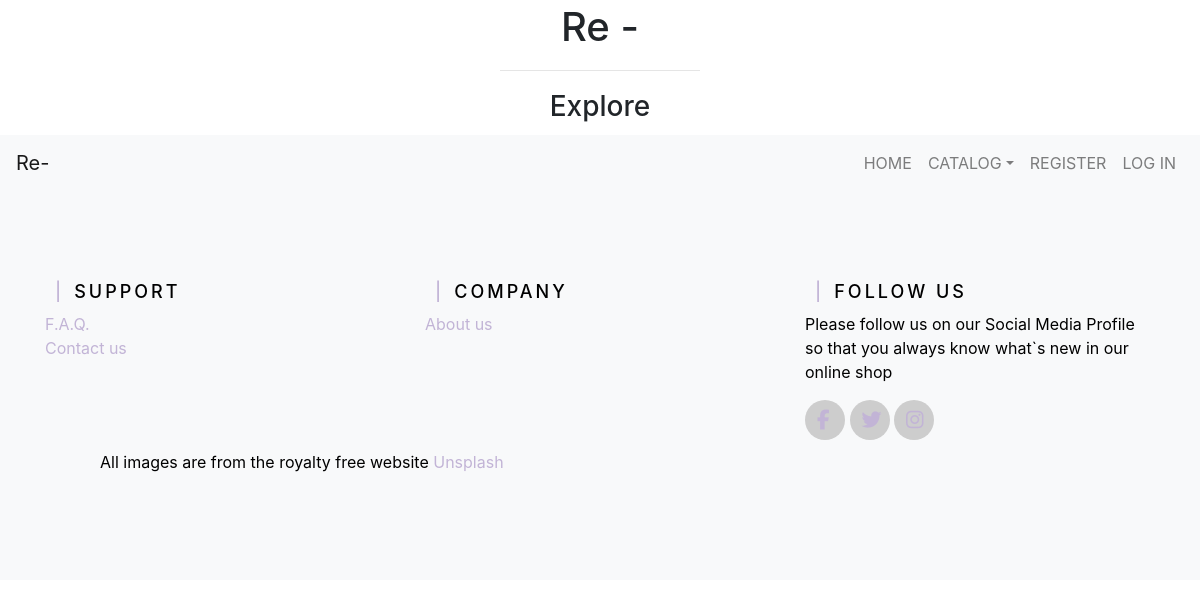
Before: /reuse/other/ with the older database file.
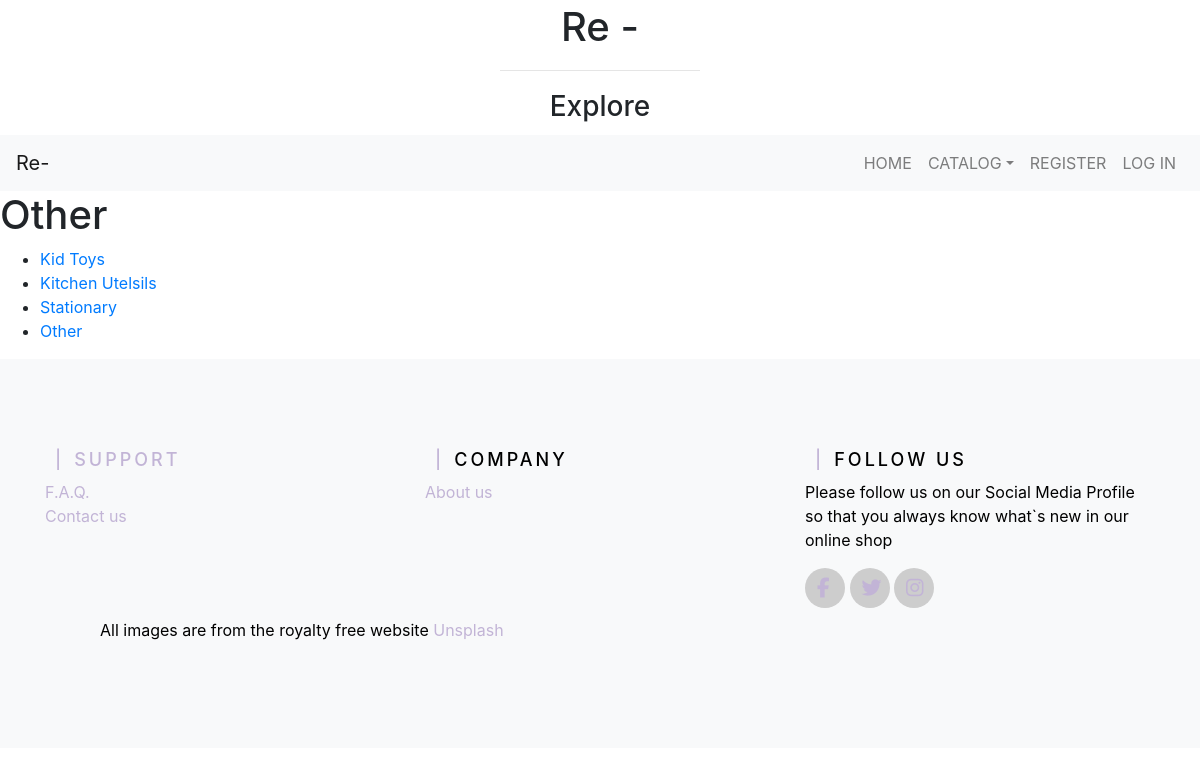
After: the same page with the newer database file.
### reuse/models.py (models this page shows, shortened)
class Category(models.Model):
    name = models.CharField(max_length = 128, unique = True)
    slug = models.SlugField(unique = True)
    class Meta:
        verbose_name_plural = "categories"

class Subcategory(models.Model):
    name = models.CharField(max_length = 128, unique = True)
    category = models.ForeignKey(Category, on_delete = models.CASCADE)
    slug = models.SlugField(unique = True)
    class Meta:
        verbose_name_plural = "subcategories"

### reuse/views.py (the view)
# urls.py: path('<slug:category_name_slug>/', views.show_category, name='show_category'),
def show_category(request,category_name_slug):
     context_dict = {}
     try:
         category = Category.objects.get(slug=category_name_slug)
         subCat = Subcategory.objects.filter(category=category)
         context_dict['subcategories'] = subCat
         context_dict['category'] = category
     except Category.DoesNotExist:
         context_dict['subcategories'] = None
         context_dict['category'] = None
     return render(request,'reuse/category.html',context=context_dict)

### templates/reuse/category.html (shortened to what this page needs)
{% extends 'reuse/base.html' %}
{% load staticfiles %}
{% block titlebar_block %}
    Explore
{% endblock %}
{% block body_block %}
    {% if category %}
        <h1> {{ category.name }} </h1>
            {% if subcategories %}
                <ul>
                    {% for subcategory in subcategories %}
                        <li><a href="/reuse/{{ category.slug }}/{{ subcategory.slug }}">{{ subcategory.name}}</li>
                        {% endfor %}
                </ul>
            {% endif %}
    {% endif %}
{% endblock %}

### templates/reuse/base.html (shortened to what this page needs)
<!DOCTYPE html>
{% load staticfiles %}
{% load reuse_template_tags %}
<html>
     <head lang="en">
        <link rel="stylesheet" href="https://stackpath.bootstrapcdn.com/bootstrap/4.4.1/css/bootstrap.min.css">
        <link href="//maxcdn.bootstrapcdn.com/font-awesome/4.7.0/css/font-awesome.min.css" rel="stylesheet">
        <link rel="stylesheet" href="path/to/font-awesome/css/font-awesome.min.css">
       <link rel="stylesheet" text="text/css" href="{% static 'css/main.css' %}">
    </head>
    <body>
         <div class="titlebar">
            <h1 style="text-align:center; padding:3px;">Re - </h1>
            <hr style="width:200px;"/>
            <h3 style="text-align:center; padding:3px;">
            {% block titlebar_block %}
            {% endblock %}
            </h3>
        </div>
        <nav class="navbar navbar-expand-md navbar-light bg-light">
            <a href="#" class="navbar-brand">Re-</a>
            <div class="collapse navbar-collapse" id="navbarMenu" >
                <ul class="navbar-nav ml-auto">
                    <li class="nav-item">
                        <a href="{% url 'reuse:homepage' %}" class="nav-link">Home</a>
                    </li>
                    <li class="nav-item dropdown d-md-block menu-area">
                            <a class="nav-link  dropdown-toggle" id="mega-menu" data-toggle="dropdown" href="#" role="button" aria-haspopup="true" aria-expanded="false">Catalog</a>
                        </li>
                    {% if user.is_authenticated %}
                        <li class="nav-item dropdown d-sm-none  d-md-block ">
                            <a class="nav-link  dropdown-toggle" data-toggle="dropdown" href="#" role="button" aria-haspopup="true" aria-expanded="false" >My Profile</a>
                            <div class="dropdown-menu">
                                <a class="dropdown-item" href="{% url 'reuse:profile' %}">View profile</a>
                                <a class="dropdown-item" href="{% url 'reuse:wishlist' %}">Wishlist</a>
                                <a class="dropdown-item" href="{% url 'reuse:change_password' %}">Change Password</a>
                                <a class="dropdown-item" href="{% url 'reuse:edit_profile' %}">Edit profile</a>
                            </div>
                        </li>
                         <li class="nav-item  d-none d-sm-block d-md-none">
                             <a class="nav-link"  href="{% url 'reuse:profile' %}"  >My Profile</a>
                        </li>
                        <li class="nav-item">
                            <a href="{% url 'reuse:logout' %}" class="nav-link  "> Logout </a>
                        </li>
                    {% else %}
                        <li class="nav-item ">
                            <a href="{% url 'reuse:register' %}" class="nav-link ">Register</a>
                        </li>
                        <li class="nav-item">
                            <a href="{% url 'reuse:login' %}" class="nav-link  ">Log in</a>
                         </li>
                {% endif %}
                </ul>
            </div>
        </nav>
        <div>
            <div >
                {% block body_block %}
                {% endblock %}
            </div>
        </div>
        <footer>
            <div class="footer-top">
                <div class="container ">
                    <div class="row">
                        <div class="col-md-4 col-sm-12 segment-one md-mb-30 sm-mb-30">
                                <h3>Support</h3>
                                <a href="{% url 'reuse:faq' %}">F.A.Q.</a><br />
                                 <a href="{% url 'reuse:contact_us' %}">Contact us</a>
                        </div>
                        <div class="col-md-4 col-sm-12 segment-two md-mb-30 sm-mb-30">
                            <h3>Company</h3>
                            <a href="{% url 'reuse:about' %}">About us</a>
                        </div>
                        <div class="col-md-4 col-sm-12 segment-three md-mb-30 sm-mb-30">
                            <h3>Follow us</h3>
                            <p> Please follow us on our Social Media Profile so that you always know what`s new in our online shop</p>
                            <a href="#"><i class="fa fa-facebook"> </i></a>
                            <a href="#"><i class="fa fa-twitter"> </i></a>
                            <a href="#"><i class="fa fa-instagram"> </i></a>
                        </div>
                    </div>
                </div>
                <p class="footer-bottom-text"> All images are from the royalty free website <a href="https://unsplash.com/"> Unsplash</a>
            </div>
        </footer>
    </body>
</html>

### static/css/main.css (style rules this page uses)
.navbar-nav a { font-size: 16px; text-transform: uppercase; }
.menu-area { position: static; }
.footer-top h3 { font-size: 18px; letter-spacing: 3px; margin: 10px; text-transform: uppercase; }
.footer-top { background: #f8f9fa; padding: 80px 0; color: #000; }
.footer-top h3:before { content:"|"; color: #C2B4D6; padding-right: 10px; }
.footer-top a { color:#C2B4D6 ; text-decoration: none; }
.segment-three a { background: #cdcdcd; width: 40px; height: 40px; display: inline-block; border-radius: 50%; }
.segment-three a i { font-size:20px; padding: 10px 12px; }
.footer-bottom-text { padding: 10px 100px; }

Changed rows visible on the page:
added Category: name "Other"
added Subcategory: name "Kid Toys"
added Subcategory: name "Kitchen Utelsils"
added Subcategory: name "Stationary"
added Subcategory: name "Other"
